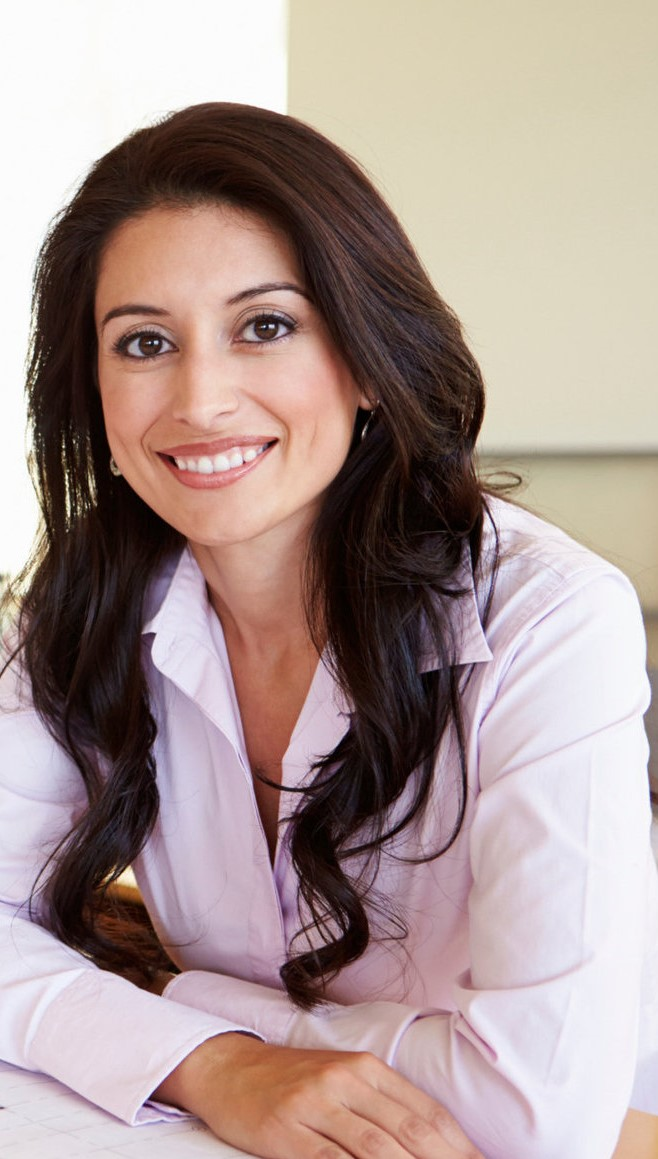
#> input picture Sections/01/image.jpg, 658 x 1159 px
$ jupyter execute Copy_of_Face_open_cv.ipynb   (shell and % lines are left out)
#> lines starting #> are read from the running program, lines starting #| are printed output that depends on the picture; after the words box and inside, x2 and y2 are one past the last pixel; in counts of white or black regions, pixels touching at a corner belong together
[cell 1]
import cv2
from google.colab.patches import cv2_imshow

[cell 2]
# ready model trained to detect the face in the picture
# does processing on the objects in the picture (object detection)
face_cascade = cv2.CascadeClassifier(cv2.data.haarcascades + 'haarcascade_frontalface_default.xml')

[cell 3]
image = cv2.imread('image.jpg')
#> image is the input picture: shape (1159, 658, 3); mean B, G, R 146.7, 150.9, 170.2

[cell 4]
# convert the photo to grayscale
gray = cv2.cvtColor(image, cv2.COLOR_BGR2GRAY)
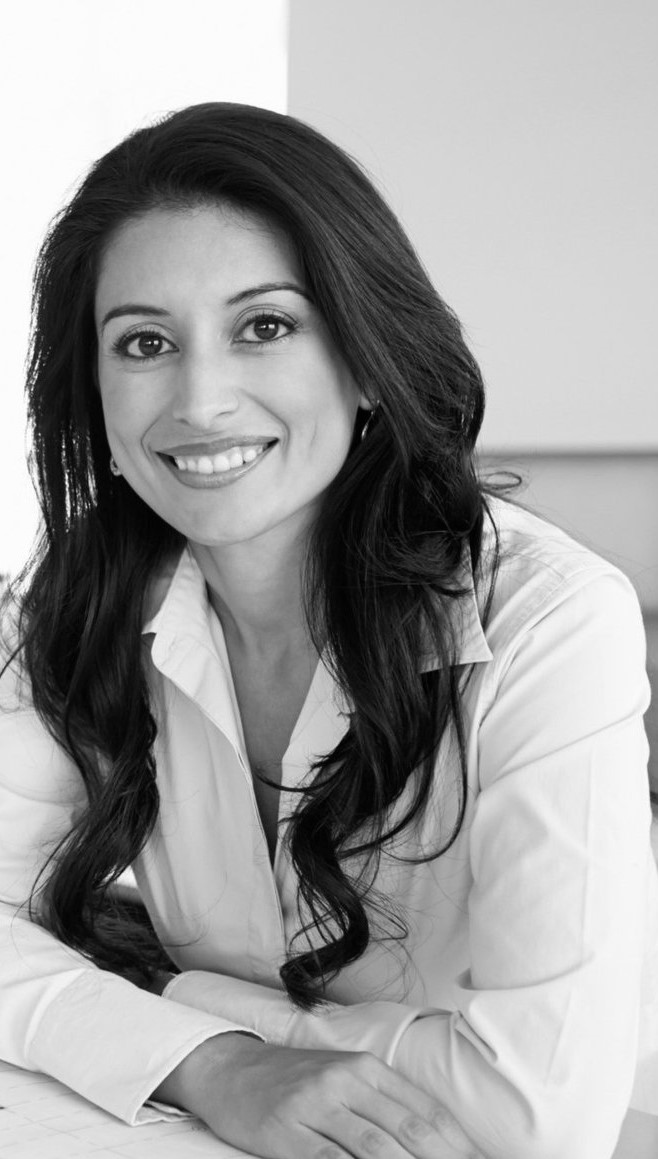
#> gray: shape (1159, 658); min 0, max 255, mean 156.2

[cell 5]
# detectMultiScale -> fn use ML algorithm to scan the picture to detect the face
# gray -> we reduced the dimensions
# scaleFactor -> scale the picture
# minNeighbors -> dont detect that this a face unless there is 5 neighbor nodes say that this is a face, when we inc minNeighbors we inc the accuracy
# minSize -> min size of the picture
faces = face_cascade.detectMultiScale(gray, scaleFactor=1.1, minNeighbors=5, minSize=(40, 40))
#> faces = [[53, 217, 315, 315]]

[cell 6]
# the rectangle that detect the face
# x, y -> coordinates of the rectangle
# (255, 0, 0) -> color
# 2 -> thickness
for (x, y, w, h) in faces:
    cv2.rectangle(image, (x, y), (x+w, y+h), (255, 0, 0) , 2)
#> this loop made 1 pass
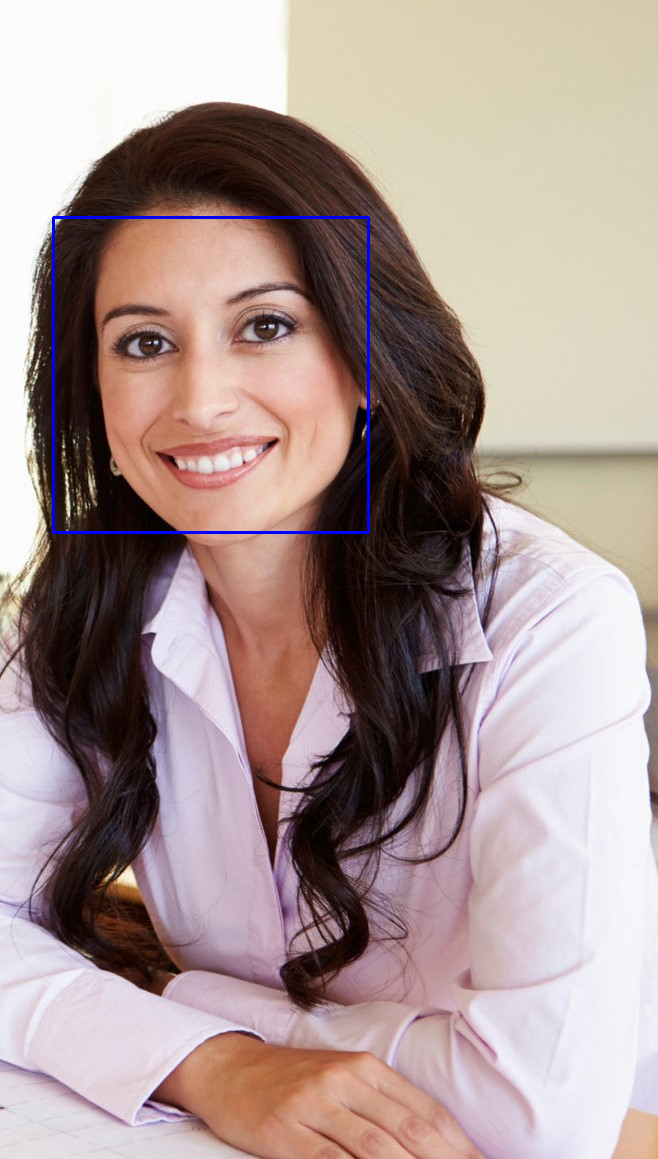
#> image: shape (1159, 658, 3); 0.5% of pixels changed, all inside (x1, y1, x2, y2) = (52, 216, 370, 534)
